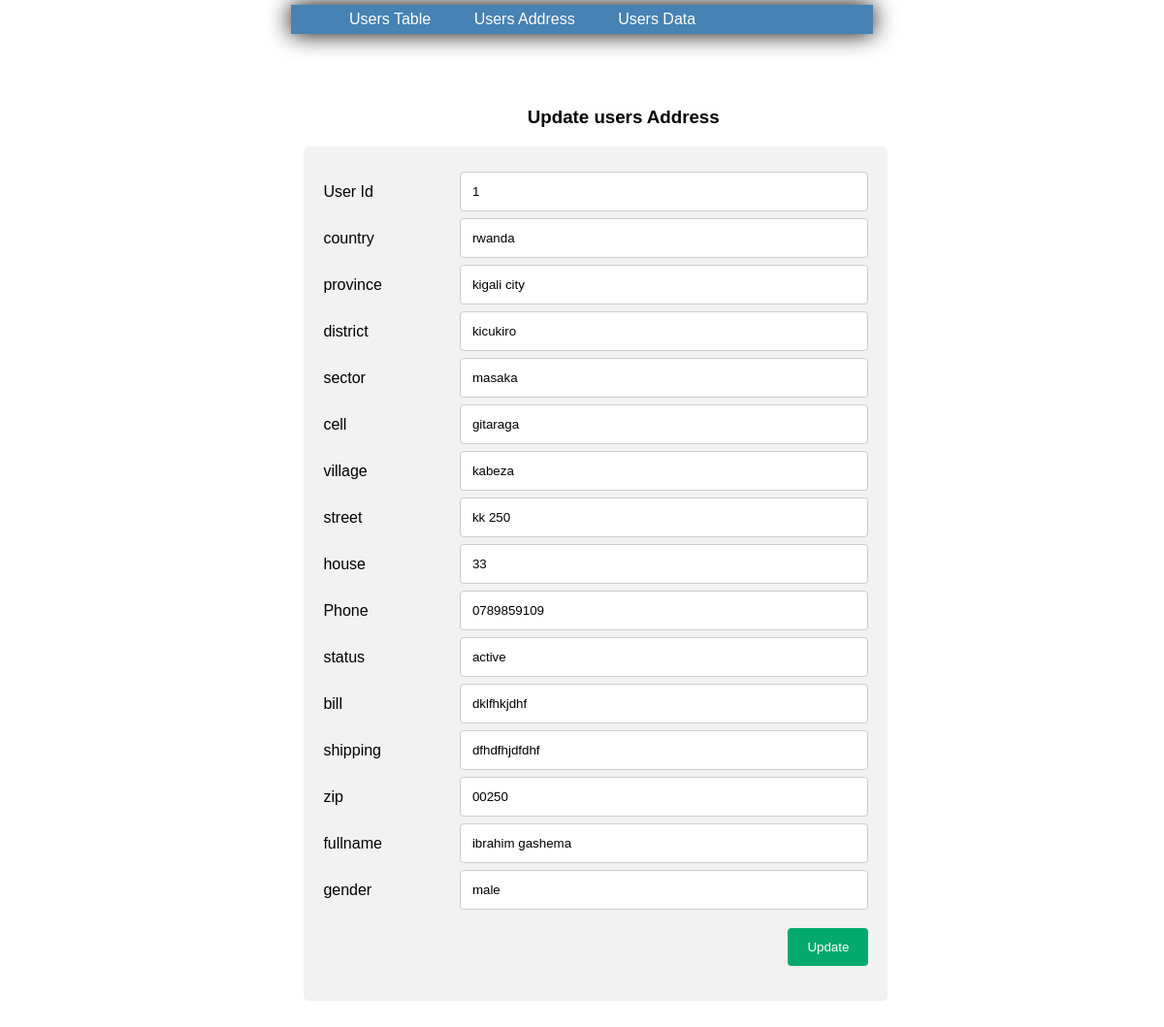
Screenshot of /edit-usersaddress.php?id=1 with the database file from the repository.
### tables this page shows
CREATE TABLE `users_address` (
  `ida` int(10) NOT NULL,
  `users_id` int(10) NOT NULL,
  `country` varchar(100) NOT NULL,
  `province` varchar(100) NOT NULL,
  `district` varchar(100) NOT NULL,
  `sector` varchar(100) NOT NULL,
  `cell` varchar(100) NOT NULL,
  `village` varchar(100) NOT NULL,
  `street` varchar(100) NOT NULL,
  `house` varchar(100) NOT NULL,
  `phone` varchar(100) NOT NULL,
  `status` varchar(100) NOT NULL,
  `bill` varchar(100) NOT NULL,
  `shipping` varchar(100) NOT NULL,
  `zip` varchar(100) NOT NULL,
  `fullname` varchar(100) NOT NULL,
  `gender` varchar(100) NOT NULL
);

### edit-usersaddress.php (the view, shortened to what this page needs)
<?php
    include('config.php');
    $pid=intval($_GET['id']);
?>
<html lang="en">
<head>
    <link rel="stylesheet" href="css/style.css">
</head>
<body>
<header>
<nav>
<ul>
<li>
<a href="index.php"> Users Table </a>
</li>
<li>
<a href="usersaddress.php"> Users Address </a>
</li>
<li>
<a href="userdata.php"> Users Data </a>
</li>
</ul>
</nav>
</header>
<h3 style="margin-left:45%;">Update users Address</h3>
<?php
$query=mysqli_query($con,"select * from users_address where users_address.ida='$pid'");
while($row=mysqli_fetch_array($query))
{
?>
<div class="container" style="width:50%;margin-left:24.5%;">
  <form method="POST" action="createuseraddress.php">
    <div class="row">
      <div class="col-25">
        <label>User Id</label>
      </div>
      <div class="col-75">
        <input type="text" name="users_id" value="<?php echo htmlentities($row['users_id']);?>" placeholder="Enter User_id">
      </div>
    </div>
    <div class="row">
      <div class="col-25">
        <label>country</label>
      </div>
      <div class="col-75">
        <input type="text" name="country" value="<?php echo htmlentities($row['country']);?>" placeholder="Your country..">
      </div>
    </div>
    <div class="row">
      <div class="col-25">
        <label>province</label>
      </div>
      <div class="col-75">
        <input type="text" name="province" value="<?php echo htmlentities($row['province']);?>" placeholder="Your province..">
      </div>
    </div>
    <div class="row">
      <div class="col-25">
        <label>district</label>
      </div>
      <div class="col-75">
        <input type="text" name="district" value="<?php echo htmlentities($row['district']);?>" placeholder="Your district..">
      </div>
    </div>
    <div class="row">
      <div class="col-25">
        <label>sector</label>
      </div>
      <div class="col-75">
        <input type="text" name="sector" value="<?php echo htmlentities($row['sector']);?>" placeholder="Your sector..">
      </div>
    </div>
    <div class="row">
      <div class="col-25">
        <label>cell</label>
      </div>
      <div class="col-75">
        <input type="text" name="cell" value="<?php echo htmlentities($row['cell']);?>" placeholder="Your cell..">
      </div>
    </div>
    <div class="row">
      <div class="col-25">
        <label>village</label>
      </div>
      <div class="col-75">
        <input type="text" name="village" value="<?php echo htmlentities($row['village']);?>" placeholder="Your village..">
      </div>
    </div>
    <div class="row">
      <div class="col-25">
        <label>street</label>
      </div>
      <div class="col-75">
        <input type="text" name="street" value="<?php echo htmlentities($row['street']);?>" placeholder="Your street..">
      </div>
    </div>
    <div class="row">
      <div class="col-25">
        <label>house</label>
      </div>
      <div class="col-75">
        <input type="text" name="house" value="<?php echo htmlentities($row['house']);?>" placeholder="Your house..">
      </div>
    </div>
    <div class="row">
      <div class="col-25">
        <label>Phone</label>
      </div>
      <div class="col-75">
        <input type="text" name="phone" value="<?php echo htmlentities($row['phone']);?>" placeholder="Your Phone Number..">
      </div>
    </div>
    <div class="row">
      <div class="col-25">
        <label>status</label>
      </div>
      <div class="col-75">
        <input type="text" name="status" value="<?php echo htmlentities($row['status']);?>" placeholder="Your status..">
      </div>
    </div>
    <div class="row">
      <div class="col-25">
        <label>bill</label>
      </div>
      <div class="col-75">
        <input type="text" name="bill" value="<?php echo htmlentities($row['bill']);?>" placeholder="Your bill Number..">
      </div>
    </div>
    <div class="row">
      <div class="col-25">
        <label>shipping</label>
      </div>
      <div class="col-75">
        <input type="text" name="shipping" value="<?php echo htmlentities($row['shipping']);?>" placeholder="Your shipping..">
      </div>
    </div>
    <div class="row">
      <div class="col-25">
        <label>zip</label>
      </div>
      <div class="col-75">
        <input type="text" name="zip" value="<?php echo htmlentities($row['zip']);?>" placeholder="Your ZIP..">
      </div>
    </div>
    <div class="row">
      <div class="col-25">
        <label>fullname</label>
      </div>
      <div class="col-75">
        <input type="text" name="fullname" value="<?php echo htmlentities($row['fullname']);?>" placeholder="Your Fullname..">
      </div>
    </div>
    <div class="row">
      <div class="col-25">
        <label>gender</label>
      </div>
      <div class="col-75">
        <input type="text" name="gender" value="<?php echo htmlentities($row['gender']);?>" placeholder="Your gender..">
      </div>
    </div><br>
    <div class="row">
      <input type="submit" name="save" value="Update">
    </div>
  </form>
</div>
<?php } ?>
</body>
</html>

### css/style.css (style rules this page uses)
body { height: 125vh; margin-top: 80px; padding: 30px; background-size: cover; font-family: sans-serif; }
header { background-color: steelblue; position: fixed; left: 0; right: 0; margin-left: 25%; top: 5px; width: 50%; height: 30px; display: flex; align-items: center; box-shadow: 0 0 25px 0 black; }
header * { display: inline; }
header li { margin: 20px; }
header li a { color: white; text-decoration: none; }
input[type=text] { width: 100%; padding: 12px; border: 1px solid #ccc; border-radius: 4px; box-sizing: border-box; resize: vertical; }
label { padding: 12px 12px 12px 0; display: inline-block; }
input[type=submit] { background-color: #04AA6D; color: white; padding: 12px 20px; border: none; border-radius: 4px; cursor: pointer; float: right; }
.container { border-radius: 5px; background-color: #f2f2f2; padding: 20px; }
.col-25 { float: left; width: 25%; margin-top: 6px; }
.col-75 { float: left; width: 75%; margin-top: 6px; }
.row:after { content: ""; display: table; clear: both; }

### rows the page displays
users_address: users_id "1", country "rwanda", province "kigali city", district "kicukiro", sector "masaka", cell "gitaraga", village "kabeza", street "kk 250", house "33", phone "0789859109", status "active", bill "dklfhkjdhf", shipping "dfhdfhjdfdhf", zip "00250", fullname "ibrahim gashema", gender "male"
